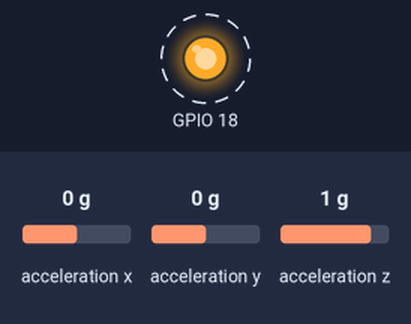
This program was run on a simulated Raspberry Pi (BCM pin numbers). On the bench: output pins drawn as LEDs (lit = HIGH). Dashed ring = blinking. The inputs (shaded band) are chosen by the test bench; at power-on: acceleration x 0 g, acceleration y 0 g, acceleration z 1 g. The clock reads 2024-03-15 10:24:30 at power-on unless the program sets it; files the program writes start out absent; system figures (address, load, memory, disk, uptime) are fixed made-up values; library files of the repository ran but are not shown: adxl345.py, bme280.py; what the program prints to the terminal is not drawn.

Above: at 0.14 s.
Timing chart, 0 to 3.0 s (numbered marks = the images above):
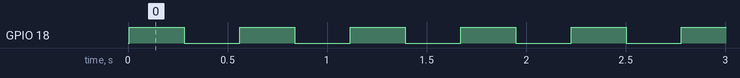

The program:

_logger_active.py
```python
# Logger for parcel shippings
#
# Author: Manuel Hodrius, 2018

from lib.adxl345 import ADXL345
import time
import datetime
import RPi.GPIO as GPIO
import os
from lib.bme280 import *
import math

from variables import *

# LED
GPIO.setmode(GPIO.BCM)
GPIO.setwarnings(False)
GPIO.setup(18,GPIO.OUT)

adxl345 = ADXL345()

axes = adxl345.getAxes(True)

#sensor = BME280(t_mode=BME280_OSAMPLE_8, p_mode=BME280_OSAMPLE_8, h_mode=BME280_OSAMPLE_8)

time_prev = time.perf_counter()
runningnumber = 0
filenumber = 0
prefcycle = 0
old_millis = 0

#for LED
light = 0

# create subfolder
if not os.path.exists((pathbase + "/" + subfoldername)):
    os.makedirs((pathbase + "/" + subfoldername))
    print ("folder created")

#for x in range (0,100):
print ("Logging started ", datetime.datetime.now())

# dummy value for first cycle
vectormag_old = 1000

# loop forever
while True:
    begintime = time.perf_counter()

    # fetch sensor values to write
    now = datetime.datetime.now()
    axes = adxl345.getAxes(True)
    capsensor = 0

    # activate if there is movement
    #axsum = axes['x'] + axes['y'] + axes['z']

    # Calculate vector magnitude as geometric mean (we handle vectors (which have a direction) here!)
    vectormag = math.sqrt(pow(axes['x'],2) + pow(axes['y'],2) + pow(axes['z'],2))

    # If alwayslog is set True in variables.py then logging always happenes. Check first, if true checking the vectromag is not necessary.
    if alwayslog == True:
        log = True
    else:
        # Check vectormag and verify that movement happened
        if ((abs(vectormag - vectormag_old) > axthres) or (vectormag < dropthres) or (vectormag > abuse)):
            log = True
        else:
            log = False

    # Logging. Only if log is True.
    if (log == True):
        # update time to measure cycle time
        curr_millis = round((time.perf_counter()*1000),4)

        # Calculate vector magnitude
        # vectormag = math.sqrt(pow(axes['x'],2) + pow(axes['y'],2) + pow(axes['z'],2))

        # creat list with values as strings
        con_list = [str(runningnumber) , "," , str(curr_millis) , "," ,
            now.strftime("%Y/%m/%d,%H:%M:%S") , "," ,
            str(capsensor) , "," ,
            str(axes['x']) , "," , str(axes['y']) , "," , str(axes['z']) , "," , str(vectormag), "," ,
            #str(round(sensor.read_temperature(),2)) ,  "," , str(round((sensor.read_pressure()/100),2)) ,  "," , str(round(sensor.read_humidity(),2)) ,
            "\n"]
        content = ''.join(con_list)

        # create the file name
        if (runningnumber % filebreak == 0):
            filenumber = filenumber + 1
            filedate = now.strftime("%Y-%m-%d")
            filename_list = [pathbase, "/", subfoldername , "/" , filenamebase , "_" , filedate , "_" , str(filenumber) , ".csv"]
            filename = ''.join(filename_list)

        # write to file + flash LED
        #GPIO.output(18,GPIO.HIGH)
        file = open(filename, "a+")
        file.write(content)
        file.close()
        #GPIO.output(18,GPIO.LOW)

        #flash LED
        if (runningnumber % 50 == 0):
            if (light == 1):
                light = 0
                GPIO.output(18,GPIO.LOW)
            else:
                light = 1
                GPIO.output(18,GPIO.HIGH)
        runningnumber = runningnumber + 1
        vectormag_old = vectormag
    else:
        continue
```

variables.py
```python
# Variables


###########
# LOGGING #
###########

# File handling ##
filenamebase = "loggerdata"
subfoldername = "loggerdata"
pathbase = "/data"
filebreak = 10000

## Thresholds for logging ##
alwayslog = True                # if set True, every value is logged. If false, new movement has to be detected for logging.

# only important if alwayslog = False
axthres = 0.2                   # Threshold for difference between two intervals. If difference is larger, logging is triffered
dropthres = 0.4                 # If values are smaller than this threshold, values are logged
abuse = 3                       # If values are larger than this, values are logged
```

Measured:
- by itself, GPIO 18: alternates HIGH for 0.28 s and LOW for 0.28 s
